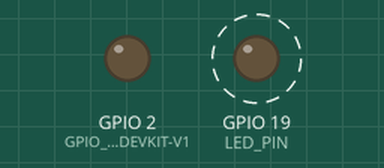
The program below on a simulated ESP32. Parts: output pins drawn as LEDs (lit = HIGH). Dashed ring = blinking.

Above: at 0.2 s.
At 2.2 s:
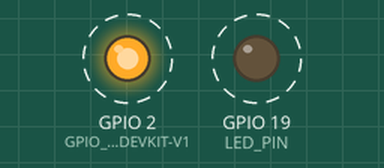
Timing chart, 0 to 3.0 s (numbered marks = the images above):
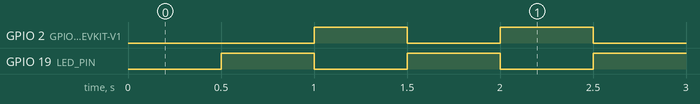

Measured:
- by itself, GPIO 2 (GPIO_2_på_ESP32-DEVKIT-V1), GPIO 19 (LED_PIN): alternates HIGH for 0.50 s and LOW for 0.50 s

The program:

main.cpp
```cpp
#include <Arduino.h>

// Konfiguration
const int LED_PIN = 19;               // ekstern lysdiode via 220 Ω til GND
const unsigned long BLINK_MS = 500;   // tid tændt og tid slukket

bool ledTaendt = false;
unsigned long sidsteSkift = 0;

// Skifter begge lysdioder; den indbyggede lyser, når den eksterne er slukket
void skiftLysdioder() {
  ledTaendt = !ledTaendt;
  digitalWrite(LED_PIN, ledTaendt ? HIGH : LOW);
  digitalWrite(LED_BUILTIN, ledTaendt ? LOW : HIGH);
}

void setup() {
  Serial.begin(115200);
  pinMode(LED_PIN, OUTPUT);
  pinMode(LED_BUILTIN, OUTPUT);  // GPIO 2 på ESP32-DEVKIT-V1
}

void loop() {
  unsigned long nu = millis();

  // Subtraktionen virker også, når millis() løber rundt (efter ca. 49 dage),
  // fordi begge tal er unsigned long
  if (nu - sidsteSkift >= BLINK_MS) {
    sidsteSkift = nu;
    skiftLysdioder();
  }

  // Her kan loop() lave andre ting, fx læse knapper eller sende data
}
```
